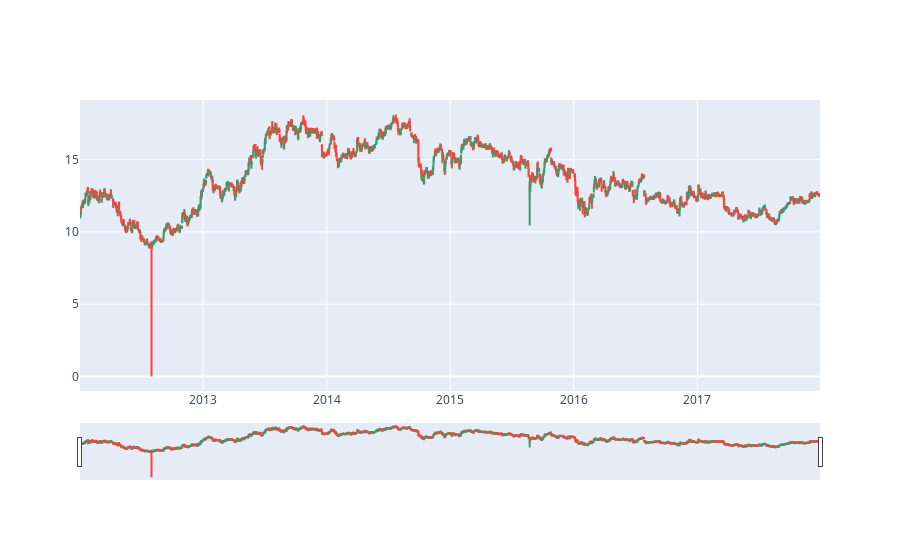

Write notebook code for a chart like this one.
### Code cell
# ford["date"] = pd.to_datetime(ford["date"])

fig = go.Figure(data=[go.Candlestick(x=ford.index,
                open=ford['open'],
                high=ford['high'],
                low=ford['low'],
                close=ford['close'])])

ford["date"] = pd.to_datetime(ford.index)
ford.index = pd.to_datetime(ford.index)


fig.show()

### Figure 1 — Plotly figure (JSON) as saved in the notebook; plotly's stock layout.template omitted (floating-point values rounded to 4 significant figures; data arrays with more than 128 entries replaced by an {"elided": "..."} marker saying what was removed)
{"data": [{"close": {"elided": "1516 float values"}, "high": {"elided": "1516 float values"}, "low": {"elided": "1516 float values"}, "open": {"elided": "1516 float values"}, "type": "candlestick", "x": {"elided": "1516 str values"}}], "layout": {}}
